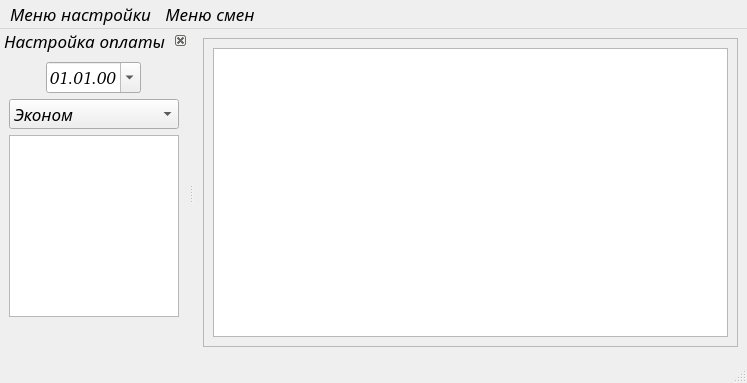
<?xml version="1.0" encoding="UTF-8"?>
<ui version="4.0">
 <class>mainWindow</class>
 <widget class="QMainWindow" name="mainWindow">
  <property name="geometry">
   <rect>
    <x>0</x>
    <y>0</y>
    <width>747</width>
    <height>383</height>
   </rect>
  </property>
  <property name="maximumSize">
   <size>
    <width>16777215</width>
    <height>450</height>
   </size>
  </property>
  <property name="font">
   <font>
    <family>URW Gothic [UKWN]</family>
    <pointsize>13</pointsize>
    <weight>50</weight>
    <italic>true</italic>
    <bold>false</bold>
   </font>
  </property>
  <property name="mouseTracking">
   <bool>false</bool>
  </property>
  <property name="tabletTracking">
   <bool>false</bool>
  </property>
  <property name="windowTitle">
   <string>Расчёт зарплаты  в такси</string>
  </property>
  <property name="animated">
   <bool>false</bool>
  </property>
  <property name="documentMode">
   <bool>false</bool>
  </property>
  <property name="dockOptions">
   <set>QMainWindow::ForceTabbedDocks|QMainWindow::VerticalTabs</set>
  </property>
  <widget class="QWidget" name="centralWidget">
   <layout class="QHBoxLayout" name="horizontalLayout">
    <item>
     <widget class="QFrame" name="frame_tableShifts">
      <property name="frameShape">
       <enum>QFrame::StyledPanel</enum>
      </property>
      <property name="frameShadow">
       <enum>QFrame::Raised</enum>
      </property>
      <property name="lineWidth">
       <number>2</number>
      </property>
      <property name="midLineWidth">
       <number>3</number>
      </property>
      <layout class="QHBoxLayout" name="horizontalLayout_2">
       <item>
        <widget class="QTableView" name="tableView_shifts">
         <property name="minimumSize">
          <size>
           <width>500</width>
           <height>250</height>
          </size>
         </property>
         <property name="maximumSize">
          <size>
           <width>1200</width>
           <height>400</height>
          </size>
         </property>
         <property name="font">
          <font>
           <family>Waree</family>
           <pointsize>13</pointsize>
           <weight>75</weight>
           <italic>true</italic>
           <bold>true</bold>
          </font>
         </property>
         <property name="inputMethodHints">
          <set>Qt::ImhDigitsOnly</set>
         </property>
         <property name="lineWidth">
          <number>2</number>
         </property>
         <property name="editTriggers">
          <set>QAbstractItemView::DoubleClicked|QAbstractItemView::EditKeyPressed</set>
         </property>
         <property name="textElideMode">
          <enum>Qt::ElideMiddle</enum>
         </property>
        </widget>
       </item>
      </layout>
     </widget>
    </item>
   </layout>
  </widget>
  <widget class="QMenuBar" name="menBbar">
   <property name="geometry">
    <rect>
     <x>0</x>
     <y>0</y>
     <width>747</width>
     <height>30</height>
    </rect>
   </property>
   <widget class="QMenu" name="menu_setting">
    <property name="font">
     <font>
      <pointsize>13</pointsize>
      <italic>true</italic>
     </font>
    </property>
    <property name="title">
     <string>Меню настройки</string>
    </property>
    <addaction name="action_addRow"/>
    <addaction name="action_removeRow"/>
    <addaction name="separator"/>
    <addaction name="action_saveSetting"/>
    <addaction name="action_saveTariff"/>
   </widget>
   <widget class="QMenu" name="menu_shifts">
    <property name="font">
     <font>
      <pointsize>13</pointsize>
      <italic>true</italic>
     </font>
    </property>
    <property name="title">
     <string>Меню смен</string>
    </property>
    <property name="separatorsCollapsible">
     <bool>false</bool>
    </property>
    <addaction name="action_addShift"/>
    <addaction name="action_removeShift"/>
    <addaction name="action_calculatedShift"/>
    <addaction name="separator"/>
   </widget>
   <addaction name="menu_setting"/>
   <addaction name="menu_shifts"/>
  </widget>
  <widget class="QStatusBar" name="statusBar"/>
  <widget class="QDockWidget" name="dockWidget_setting">
   <property name="maximumSize">
    <size>
     <width>250</width>
     <height>350</height>
    </size>
   </property>
   <property name="floating">
    <bool>false</bool>
   </property>
   <property name="features">
    <set>QDockWidget::DockWidgetClosable</set>
   </property>
   <property name="allowedAreas">
    <set>Qt::LeftDockWidgetArea</set>
   </property>
   <property name="windowTitle">
    <string>Настройка оплаты</string>
   </property>
   <attribute name="dockWidgetArea">
    <number>1</number>
   </attribute>
   <widget class="QWidget" name="widgetContents">
    <layout class="QVBoxLayout" name="verticalLayout_3">
     <item>
      <layout class="QVBoxLayout" name="verticalLayout_2">
       <item alignment="Qt::AlignHCenter">
        <widget class="QDateEdit" name="dateEdit_shiftSelected">
         <property name="displayFormat">
          <string>dd.MM.yy</string>
         </property>
         <property name="calendarPopup">
          <bool>true</bool>
         </property>
        </widget>
       </item>
       <item>
        <widget class="QComboBox" name="comboBox_selectTariff">
         <item>
          <property name="text">
           <string>Эконом</string>
          </property>
         </item>
         <item>
          <property name="text">
           <string>Эконом+</string>
          </property>
         </item>
         <item>
          <property name="text">
           <string>Комфорт</string>
          </property>
         </item>
         <item>
          <property name="text">
           <string>Комфорт+</string>
          </property>
         </item>
        </widget>
       </item>
       <item>
        <widget class="QTableView" name="tableView_settingTariff">
         <property name="maximumSize">
          <size>
           <width>170</width>
           <height>200</height>
          </size>
         </property>
         <attribute name="horizontalHeaderDefaultSectionSize">
          <number>80</number>
         </attribute>
        </widget>
       </item>
       <item>
        <spacer name="verticalSpacer">
         <property name="orientation">
          <enum>Qt::Vertical</enum>
         </property>
         <property name="sizeHint" stdset="0">
          <size>
           <width>20</width>
           <height>40</height>
          </size>
         </property>
        </spacer>
       </item>
      </layout>
     </item>
    </layout>
   </widget>
  </widget>
  <action name="action_addRow">
   <property name="text">
    <string>Добавить строку</string>
   </property>
   <property name="font">
    <font>
     <pointsize>13</pointsize>
     <italic>true</italic>
    </font>
   </property>
  </action>
  <action name="action_removeRow">
   <property name="text">
    <string>Удалить строку</string>
   </property>
   <property name="font">
    <font>
     <pointsize>13</pointsize>
     <italic>true</italic>
    </font>
   </property>
  </action>
  <action name="action_addShift">
   <property name="text">
    <string>Добавить смену</string>
   </property>
   <property name="font">
    <font>
     <pointsize>13</pointsize>
     <italic>true</italic>
    </font>
   </property>
  </action>
  <action name="action_removeShift">
   <property name="text">
    <string>Удалить смену</string>
   </property>
   <property name="font">
    <font>
     <pointsize>13</pointsize>
     <italic>true</italic>
    </font>
   </property>
  </action>
  <action name="action_calculatedShift">
   <property name="text">
    <string>Расчитать смену</string>
   </property>
   <property name="font">
    <font>
     <pointsize>13</pointsize>
     <italic>true</italic>
    </font>
   </property>
  </action>
  <action name="action_saveSetting">
   <property name="text">
    <string>Сохранить настройки</string>
   </property>
  </action>
  <action name="action_saveTariff">
   <property name="text">
    <string>Сохранить тариф</string>
   </property>
  </action>
 </widget>
 <resources/>
 <connections/>
</ui>
